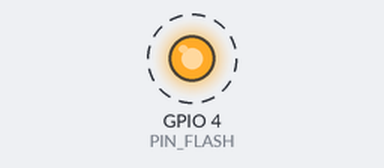
Simulated run of this sketch. Board: ESP32. On the bench: output pins drawn as LEDs (lit = HIGH). Dashed ring = blinking. What the sketch prints to the serial monitor is not drawn.

Above: at 0.15 s.
Timing chart, 0 to 4.1 s (numbered marks = the images above):
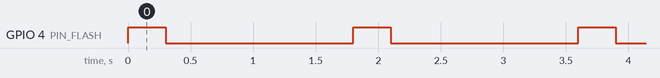

The sketch:

prueba_flash.ino
```cpp
// Prueba del flash integrado del ESP32-CAM (GPIO4)
#define PIN_FLASH 4

void setup() {
  Serial.begin(115200);
  pinMode(PIN_FLASH, OUTPUT);
  Serial.println("Prueba del flash");
}

void loop() {
  Serial.println("Flash ON");
  digitalWrite(PIN_FLASH, HIGH);
  delay(300);            // encendido corto: el flash es muy potente y calienta

  Serial.println("Flash OFF");
  digitalWrite(PIN_FLASH, LOW);
  delay(1500);
}
```

Measured:
- by itself, GPIO 4 (PIN_FLASH): alternates HIGH for 0.30 s and LOW for 1.5 s
